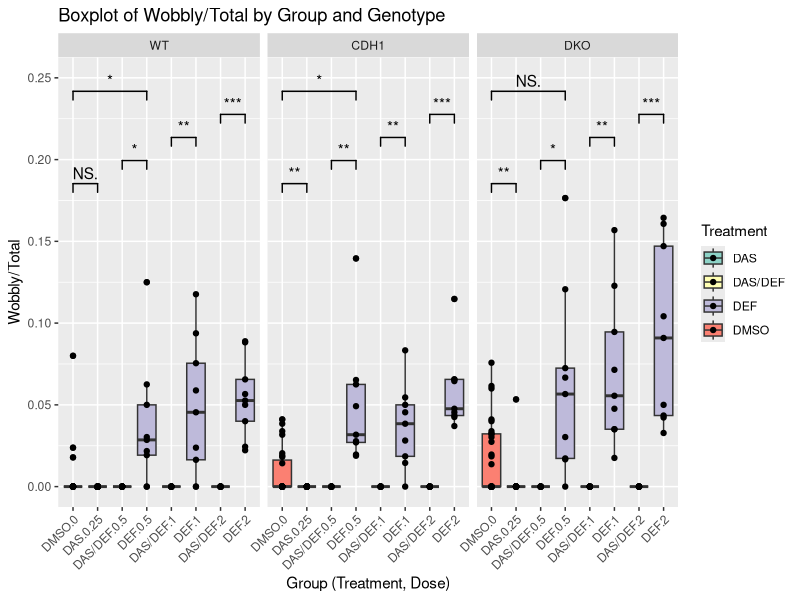

This chart was generated by the following R code:
## ---- chunk 1
knitr::opts_chunk$set(echo = TRUE)
## ---- chunk 2
# Load packages
library(tidyverse)
library(openxlsx)
library(ggsignif)
## ---- chunk 3
Wobbly.dat <- read.xlsx("Master_gSORG_Drugging_Template_AllReps.xlsx", "Defactinib_Wobblies")
## ---- chunk 4
# Ensure the Genotype column is a factor with levels ordered as "WT", "CDH1", "DKO"
Wobbly.dat$Genotype <- factor(Wobbly.dat$Genotype, levels = c("WT", "CDH1", "DKO"))

# Make a list of the comparisons you want, by their x-axis value
signif.comps <- list(c("DMSO.0", "DAS.0.25"), c("DAS/DEF.0.5", "DEF.0.5"), c("DAS/DEF.1", "DEF.1"), c("DAS/DEF.2", "DEF.2"), c("DMSO.0", "DEF.0.5"), c("DMSO.0", "DEF.1"), c("DMSO.0", "DEF.2"))

# Plot the boxplot with consistent y-axis and ordered Genotypes
wobbly.plot <- ggplot(Wobbly.dat, aes(x = interaction(Treatment, Dose), y = `Wobbly/Total`, fill = Treatment)) +
  geom_boxplot() +
  geom_point() +
  facet_wrap(~ Genotype, nrow = 1) +  # Create separate plots for each Genotype, in a single row
  ylim(0, 0.25) +  # Set the y-axis limits to be consistent across all plots
  scale_fill_brewer(palette = "Set3") +   # Optional color palette
  labs(x = "Group (Treatment, Dose)", y = "Wobbly/Total", 
       title = "Boxplot of Wobbly/Total by Group and Genotype") +
  theme(axis.text.x = element_text(angle = 45, hjust = 1)) + # Rotate x-axis labels for better readability 
  
  # Add significance markers using ggsignif
  geom_signif(comparisons = signif.comps, 
              map_signif_level = TRUE,
              test = "t.test",  # You can change this to another test if needed
              step_increase = 0.08)  # Space out the significance bars
ggsave("wobbly.plot.png" , plot = wobbly.plot, width = 2500, height = 1800, units = "px", scale = 0.8)
